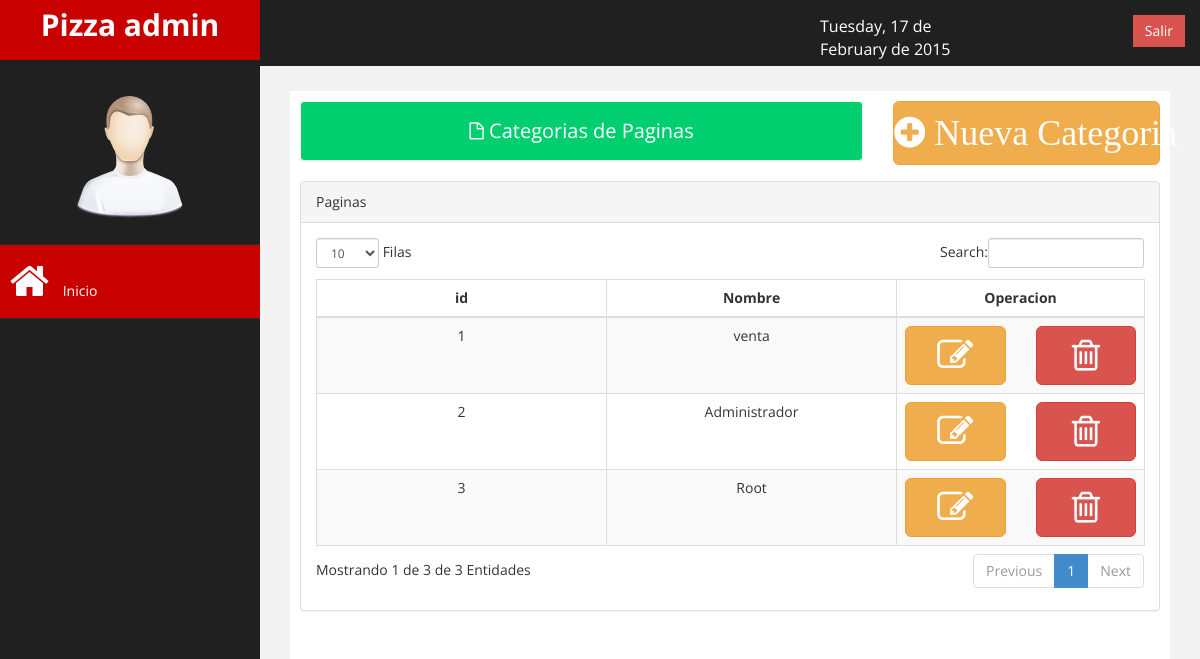
/categorias_pages.php, run on the app's committed database.
### tables this page shows
CREATE TABLE categoria_pagina
(
	id_categoria_pagina  INTEGER AUTO_INCREMENT,
	nombre_categoria_pagina VARCHAR(50) NULL,
	status_categoria_pagina VARCHAR(20) NULL,
	icono_categoria_pagina VARCHAR(50) NULL,
	PRIMARY KEY (id_categoria_pagina)
)AUTO_INCREMENT = 0;

### include/lista/lista-conten-categoria-pages.php (the view, shortened to what this page needs)
<?php
$ejecutar = "select * from categoria_pagina where status_categoria_pagina='1'";
$resultado=mysql_query($ejecutar);
 ?>
<div class="table-responsive">
                                <table class="table table-striped table-bordered table-hover" id="dataTables-example">
                                    <thead>
                                        <tr>
                                            <th width="35%">id </th>
                                            <th width="35%">Nombre</th>
                                            <th width="30%">Operacion</th>
                                        </tr>
                                    </thead>
                                    <tbody>
                                        <?php
                                            while ($r=mysql_fetch_assoc($resultado)) {
                                                echo '
                                                <tr>
                                                    <td>'.$r['id_categoria_pagina'].'</td>
                                                    <td>'.$r['nombre_categoria_pagina'].'</td>
                                                     <td style="text-align: center; ">
                                                     <div class="row">
                                                        <div class="col-md-6 col-sm-12 col-xs-12">
                                                             <button type="button" class="btn btn-warning btn-lg btn-block" onclick="load_catpage('.$r['id_categoria_pagina'].',1)">
                                                                <i class="icon-edit icon-2x"></i>
                                                            </button>
                                                        </div>
                                                        <div class="col-md-6 col-sm-12 col-xs-12">
                                                        <button type="button" class="btn btn-danger btn-lg btn-block" onclick="load_catpage('.$r['id_categoria_pagina'].',2)">
                                                            <i class="icon-trash icon-2x"></i>
                                                        </button>
                                                        </div>
                                                    </div>
                                                    </td>
                                             </tr>
                                                ';
                                            }
                                         ?>
                                    </tbody>
</table>

### css/custom2.css (style rules this page uses)
th,td { text-align: center; }
body { font-family: 'Open Sans', sans-serif; }

### data on the page
categoria_pagina: id_categoria_pagina "1", nombre_categoria_pagina "venta"
categoria_pagina: id_categoria_pagina "2", nombre_categoria_pagina "Administrador"
categoria_pagina: id_categoria_pagina "3", nombre_categoria_pagina "Root"

### other printed values
utf8_encode($fecha) "Tuesday, 17 de February de 2015"
